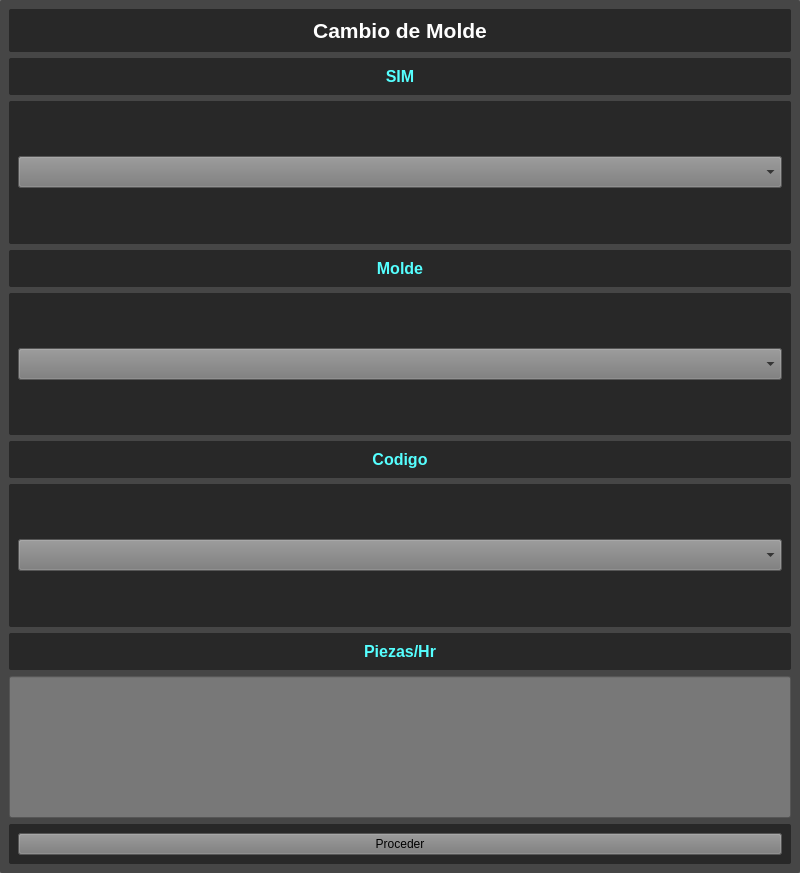
<?xml version="1.0" encoding="UTF-8"?>
<ui version="4.0">
 <class>MainWindow</class>
 <widget class="QMainWindow" name="MainWindow">
  <property name="geometry">
   <rect>
    <x>0</x>
    <y>0</y>
    <width>800</width>
    <height>873</height>
   </rect>
  </property>
  <property name="windowTitle">
   <string>MainWindow</string>
  </property>
  <property name="styleSheet">
   <string notr="true">*{
	
	background-color: rgb(120, 120, 120);
}
.QWidget{
	
	background-color: rgb(40, 40, 40);
	border-radius: 2;
}
.QLabel{
	background-color: rgb(40, 40, 40);
	font: bold;
}
QWidget#cp{
	background-color: rgb(70, 70, 70);
}
.QFrame{
	background-color: rgb(40, 40, 40);
	border-radius: 2;
}
QPushButton#botonSql1:hover{
background-color: orange;
}
</string>
  </property>
  <widget class="QWidget" name="cp">
   <layout class="QVBoxLayout" name="verticalLayout_2">
    <item>
     <widget class="QFrame" name="frame">
      <property name="frameShape">
       <enum>QFrame::StyledPanel</enum>
      </property>
      <property name="frameShadow">
       <enum>QFrame::Raised</enum>
      </property>
      <layout class="QGridLayout" name="gridLayout">
       <item row="0" column="0">
        <widget class="QLabel" name="simL1_2">
         <property name="text">
          <string>&lt;html&gt;&lt;head/&gt;&lt;body&gt;&lt;p&gt;&lt;span style=&quot; font-size:16pt; color:#ffffff;&quot;&gt;Cambio de Molde&lt;/span&gt;&lt;/p&gt;&lt;/body&gt;&lt;/html&gt;</string>
         </property>
         <property name="alignment">
          <set>Qt::AlignCenter</set>
         </property>
        </widget>
       </item>
      </layout>
     </widget>
    </item>
    <item>
     <layout class="QVBoxLayout" name="verticalLayout_4" stretch="1,5">
      <item>
       <widget class="QWidget" name="widget_7" native="true">
        <layout class="QGridLayout" name="gridLayout_8">
         <item row="0" column="0">
          <widget class="QLabel" name="simL1">
           <property name="text">
            <string>&lt;html&gt;&lt;head/&gt;&lt;body&gt;&lt;p&gt;&lt;span style=&quot; font-size:12pt; color:#55ffff;&quot;&gt;SIM&lt;/span&gt;&lt;/p&gt;&lt;/body&gt;&lt;/html&gt;</string>
           </property>
           <property name="alignment">
            <set>Qt::AlignCenter</set>
           </property>
          </widget>
         </item>
        </layout>
       </widget>
      </item>
      <item>
       <widget class="QWidget" name="widget_8" native="true">
        <layout class="QGridLayout" name="gridLayout_4">
         <item row="0" column="0">
          <widget class="QComboBox" name="simLista">
           <property name="font">
            <font>
             <pointsize>15</pointsize>
            </font>
           </property>
          </widget>
         </item>
        </layout>
       </widget>
      </item>
     </layout>
    </item>
    <item>
     <layout class="QVBoxLayout" name="verticalLayout_5" stretch="1,5">
      <item>
       <widget class="QWidget" name="widget_9" native="true">
        <layout class="QGridLayout" name="gridLayout_9">
         <item row="0" column="0">
          <widget class="QLabel" name="moldeL1">
           <property name="text">
            <string>&lt;html&gt;&lt;head/&gt;&lt;body&gt;&lt;p&gt;&lt;span style=&quot; font-size:12pt; color:#55ffff;&quot;&gt;Molde&lt;/span&gt;&lt;/p&gt;&lt;/body&gt;&lt;/html&gt;</string>
           </property>
           <property name="alignment">
            <set>Qt::AlignCenter</set>
           </property>
          </widget>
         </item>
        </layout>
       </widget>
      </item>
      <item>
       <widget class="QWidget" name="widget_10" native="true">
        <layout class="QGridLayout" name="gridLayout_5">
         <item row="0" column="0">
          <widget class="QComboBox" name="moldeLista">
           <property name="font">
            <font>
             <pointsize>15</pointsize>
            </font>
           </property>
          </widget>
         </item>
        </layout>
       </widget>
      </item>
     </layout>
    </item>
    <item>
     <layout class="QVBoxLayout" name="verticalLayout_7" stretch="1,5">
      <item>
       <widget class="QWidget" name="widget_13" native="true">
        <layout class="QGridLayout" name="gridLayout_11">
         <item row="0" column="0">
          <widget class="QLabel" name="codigoL1">
           <property name="text">
            <string>&lt;html&gt;&lt;head/&gt;&lt;body&gt;&lt;p&gt;&lt;span style=&quot; font-size:12pt; color:#55ffff;&quot;&gt;Codigo&lt;/span&gt;&lt;/p&gt;&lt;/body&gt;&lt;/html&gt;</string>
           </property>
           <property name="alignment">
            <set>Qt::AlignCenter</set>
           </property>
          </widget>
         </item>
        </layout>
       </widget>
      </item>
      <item>
       <widget class="QWidget" name="widget_14" native="true">
        <layout class="QGridLayout" name="gridLayout_7">
         <item row="0" column="0">
          <widget class="QComboBox" name="codigoLista">
           <property name="font">
            <font>
             <pointsize>15</pointsize>
            </font>
           </property>
          </widget>
         </item>
        </layout>
       </widget>
      </item>
     </layout>
    </item>
    <item>
     <layout class="QVBoxLayout" name="verticalLayout" stretch="1,5">
      <item>
       <widget class="QWidget" name="widget_15" native="true">
        <layout class="QGridLayout" name="gridLayout_12">
         <item row="0" column="0">
          <widget class="QLabel" name="codigoL1_2">
           <property name="text">
            <string>&lt;html&gt;&lt;head/&gt;&lt;body&gt;&lt;p&gt;&lt;span style=&quot; font-size:12pt; color:#55ffff;&quot;&gt;Piezas/Hr&lt;/span&gt;&lt;/p&gt;&lt;/body&gt;&lt;/html&gt;</string>
           </property>
           <property name="alignment">
            <set>Qt::AlignCenter</set>
           </property>
          </widget>
         </item>
        </layout>
       </widget>
      </item>
      <item>
       <widget class="QLineEdit" name="piezasHr">
        <property name="sizePolicy">
         <sizepolicy hsizetype="Expanding" vsizetype="Expanding">
          <horstretch>0</horstretch>
          <verstretch>0</verstretch>
         </sizepolicy>
        </property>
        <property name="font">
         <font>
          <pointsize>15</pointsize>
         </font>
        </property>
        <property name="alignment">
         <set>Qt::AlignCenter</set>
        </property>
       </widget>
      </item>
     </layout>
    </item>
    <item>
     <widget class="QWidget" name="widget" native="true">
      <layout class="QGridLayout" name="gridLayout_2">
       <item row="0" column="0">
        <widget class="QPushButton" name="botonSql1">
         <property name="text">
          <string>Proceder</string>
         </property>
        </widget>
       </item>
      </layout>
     </widget>
    </item>
   </layout>
  </widget>
 </widget>
 <resources/>
 <connections/>
</ui>
